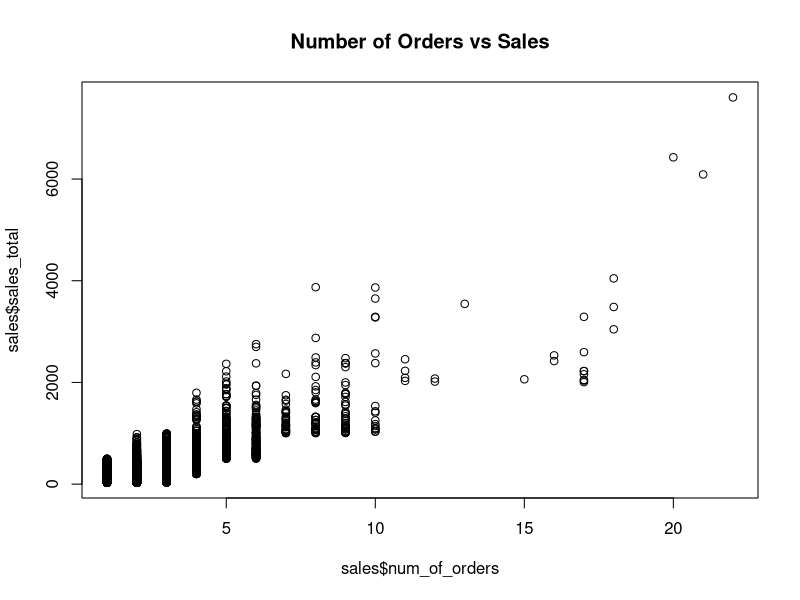
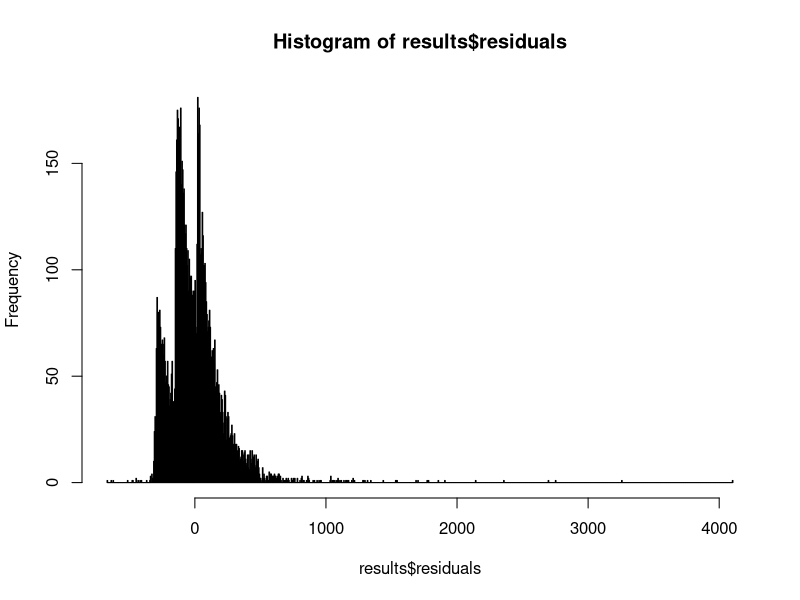

The R script that drew these images, in order: (Note: this script raises an error after producing the figures.)

setwd("C:/Users/Sri/Documents/GitHub/RWD/EMCDSA-E20-007/Review-of-Basic-Data-Analytic-Methods-Using-R/Introduction-to-R")
########Introduction to R##############
#import a CSV file of the totatl annaual sales for each customer
sales <- read.csv("yearly_sales.csv") 
#examin the imported data set
head(sales) 
summary(sales)
str(sales)
#plot number of orders vs sales
plot(sales$num_of_orders,sales$sales_total,main = "Number of Orders vs Sales")
#perform statistical analysis (fit a linear regression model)
results <- lm(sales$sales_total ~ sales$num_of_orders)
results
summary(results)
attributes(results)
#perform some diagnostics on the fittered model
#plot histogram of the residuals
hist(results$residuals,breaks = 800)
#########R Graphical User Interfaces##############
?lm #for help on the function
help(lm) #for help on the function
# x <- 563
# edit(name = x) # editor open up; we can change a copy of that value or edit with assign into another object called y just like change 563 to y=563645, then if you return y same value displayed
# x
# fix(x) #fix function directly change the value of x on the editor itself if we made modifications
# x
# #y  # we can un comment after if using y in the above editor as copy variable
# x
# save.image()
######Data Import and Export###############
sales <- read.csv("yearly_sales.csv")
#View(sales)
#read.table and read.delim are intended to import other common file types such as .TXT, these also can use to import .CSV files as follow
sales_table <- read.table("yearly_sales.csv",header = TRUE,sep = ",")
#View(sales_table)
sales_delim <- read.delim("yearly_sales.csv",sep = ",")
#View(sales_delim)
#read.table and read.delim are intended to import other common file types such as .TXT
sales_table_txt <- read.table("yearly_sales.txt",header = TRUE,sep = ",")
#View(sales_table_txt)
sales_delim_txt <- read.delim("yearly_sales.txt",sep = ",")
#View(sales_delim_txt)
#The main difference between these import functions is the default values
# read.delim() expects the column separator to be a ("\t") 
#in the event that the numberic data in a data file uses a comma for the decimal
#Below are the default arguements for the functions
# Function	          Header 	   Separator	   Decimal Point
# read.table()	      FALSE	     ""	           "."
# read.csv()	        TRUE	     ","	         "."
# read.csv2()	        TRUE	     ";"	         ","
# read.delim()	      TRUE	     "\t"	         "."
# read.delim2()	      TRUE	     "\t"	         ","
# sales_delim2_txt <- read.delim2("yearly_sales_tab_delimited.txt",sep = ",")
# View(sales_delim2_txt)
# 
# sales_delim3_txt <- read.delim2("yearly_sales.txt",sep = ",")
# View(sales_delim3_txt)

##########data exporting using write.table(), write.csv(), write.csv2()############
#add a column for the average sales per order
sales$per_order <- sales$sales_total/sales$num_of_orders
#export data as tab delimited with out the row names
write.table(sales,"sales_modified.txt",sep = "\t",row.names = FALSE)
# write.table(sales,"yearly_sales.csv",sep = "\t",row.names = TRUE)
yearly_sales_exported_data <- read.csv("yearly_sales.csv")
#to write modified values into same table as last column
write.csv(sales,"yearly_sales.csv")
########read data from #DBMS (MySQL, Oracle, SQL server, PostgreSQL), 
#usefull packages are DBI and RODBC  
#install.packages("RODBC")
#library(RODBC) #loads the package inot the R workspace
#conn <- odbcConnect("training2",uid = "user",pwd = "password")
#the connector needs to be present to submit a SQL query to an ODBC database
#by using a sqlQuery() function from RODBC package
#following is to retreives specific columns from housing table , for household 
#income (hinc) is greater than  $1,000,000
#housing_data <- sqlQuery(conn, "select seriano, state, persons, rooms from housing where hinc>1000000")
#head(housing_data)
#######more information on export and import found on below link and how to import datasets from
#statistical software packages including Minitab, SAS,SPSS########
#https://cran.r-project.org/doc/manuals/r-release/R-data.html
########plots can also be saved using R code ###########
# save file as jpg
jpeg(filename = "sales_hist.jpeg")
hist(sales$num_of_orders)
dev.off()
# save file as png
png(filename="sales_hist.png") 
hist(sales$num_of_orders, breaks=50)
dev.off()
# save file as PDF
pdf(file = "sales_hist.pdf") # here filename argument doesn't exist in pdf function
hist(sales$num_of_orders, breaks=25)
dev.off()

###########Attribute and Data Types##########
#Numeric, character and Logical data types
i <- 1                #creates a numeric variable
sport <- "football"   #creates a character variable 
flag <- TRUE          #creates a logical variable 

#class() represents the abstract class of an object
# The class of a variable is a "high level" classification, and it captures psychologically 
#(or statistically) meaningful distinctions. For instance "2011-09-12" and "my birthday" are both text strings,
# but there's an important difference between the two: one of them is a date. So it would be nice
# if we could get R to recognise that "2011-09-12" is a date, and allow us to do things like add or
# subtract from it. The class of a variable is what R uses to keep track of things like that. Because
# the class of a variable is critical for determining what R can or can't do with it, the class() function
# is very handy

#typeof() determines the way an object is sotred in memory
#The type of a variable is a very low level classification.
#this is where you can see the distinction between integer data,
# double precision numeric, etc. 

#mode() refers to the format of the information that the variable stores
#It tells you whether R has stored text data or numeric data
#It can be useful to know about, but it's not the main thing we care about. 
i <- 12.36

class(i)
typeof(i)
mode(i)

class(sport)
typeof(sport)
mode(sport)

class(flag)
typeof(flag)
mode(flag)

is.integer(i)
j <- as.integer(i)
class(j)
typeof(j)
mode(j)

i <- 1+0i
class(i)

#test whether variable is an integer or not
is.integer(i)
#returns FALSE
#coerce i into a new integer variable j using as.integer()
j <- as.integer(i)
is.integer(j)
#returns TRUE

#length() function reveals that the created variables each have a lenghth 1
length(i) #returns 1
length(flag) #returns 1
a <- 1:10
length(a)
length(sport) #returns 1 (not 8 for "football") 

######## Vectors ###################

#vector can be tested by is.vector() function
is.vector(i)
is.vector(flag)
is.vector(sport)
#a vector can be created using c() function or the colon operator :
u <- c("red", "yellow", "blue")
u
u[1]
v <- 1:5
v
sum(v)
w <- v*2
w
w[3]
z <- v + w
z
# below code explains how z vector logical comparisons can be built to extract certain elements of a given vector  
z > 8 # returns FALSE FALSE  TRUE  TRUE  TRUE
z[z > 8] #returns 9 12 15
z[z > 8 | z <5 ]  #returns 3  9 12 15
#sometimes it is necessary to initialize a vector of a specific lenghth and then populate
#the content of the vector later. the vector() function, by default creates a logical
#vector 
a <- vector(length = 3) #creates a logical vector of length 3
a #returns FALSE FALSE FALSE
b <- vector(mode = "numeric", 3)
b #returns 0 0 0
typeof(b) #returns "double"
b[2] <- 3.1
b #returns 0.0 3.1 0.0
c <- vector(mode = "integer", 0) #create an integer vector of length 0
c #returns integer(0)
length(c)  #returns 0
# although vectors may appear to be analogous to arrays
#of one dimension, they are technically dimensionless, as
#seen in the following R code. the concept of arrays and matrces
#is adressed in the following discussion
length(b) #returns 3
dim(b) #returns NULL (an undefined value)
